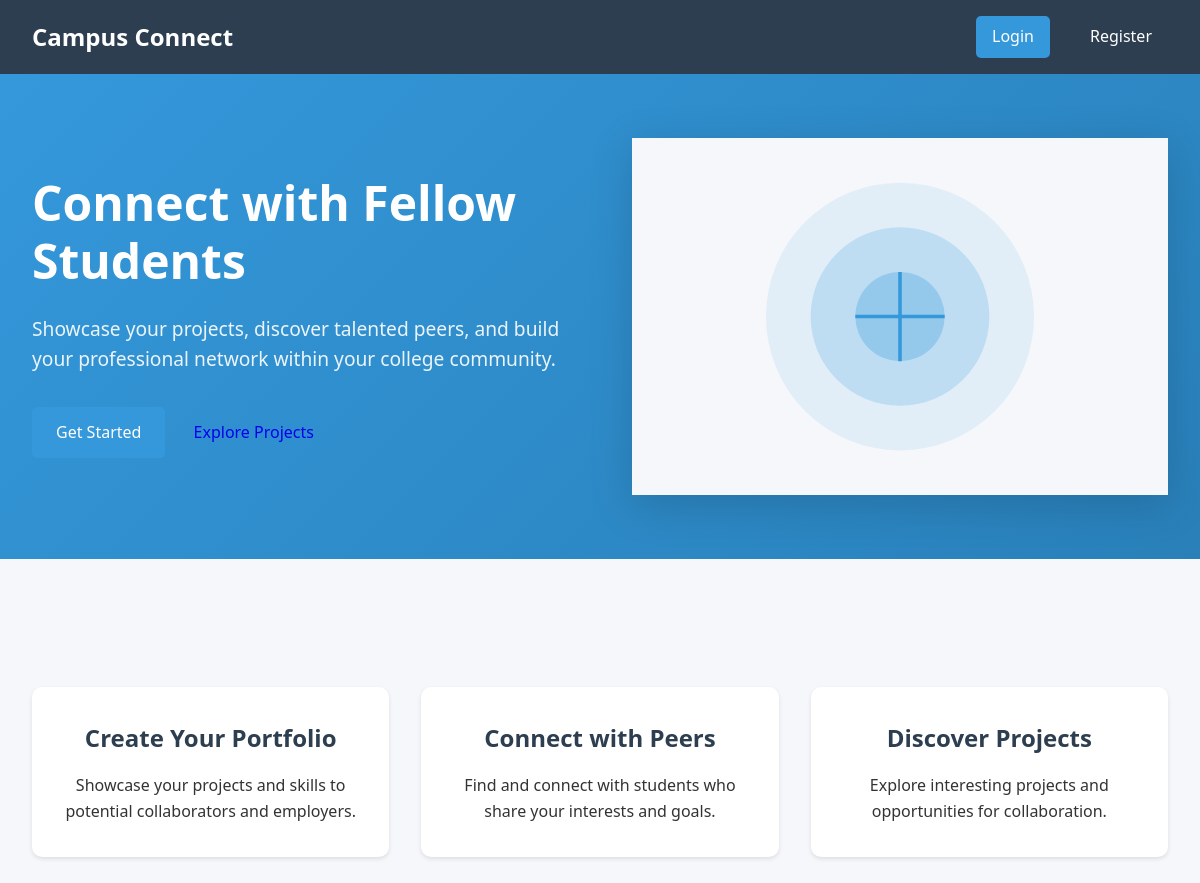
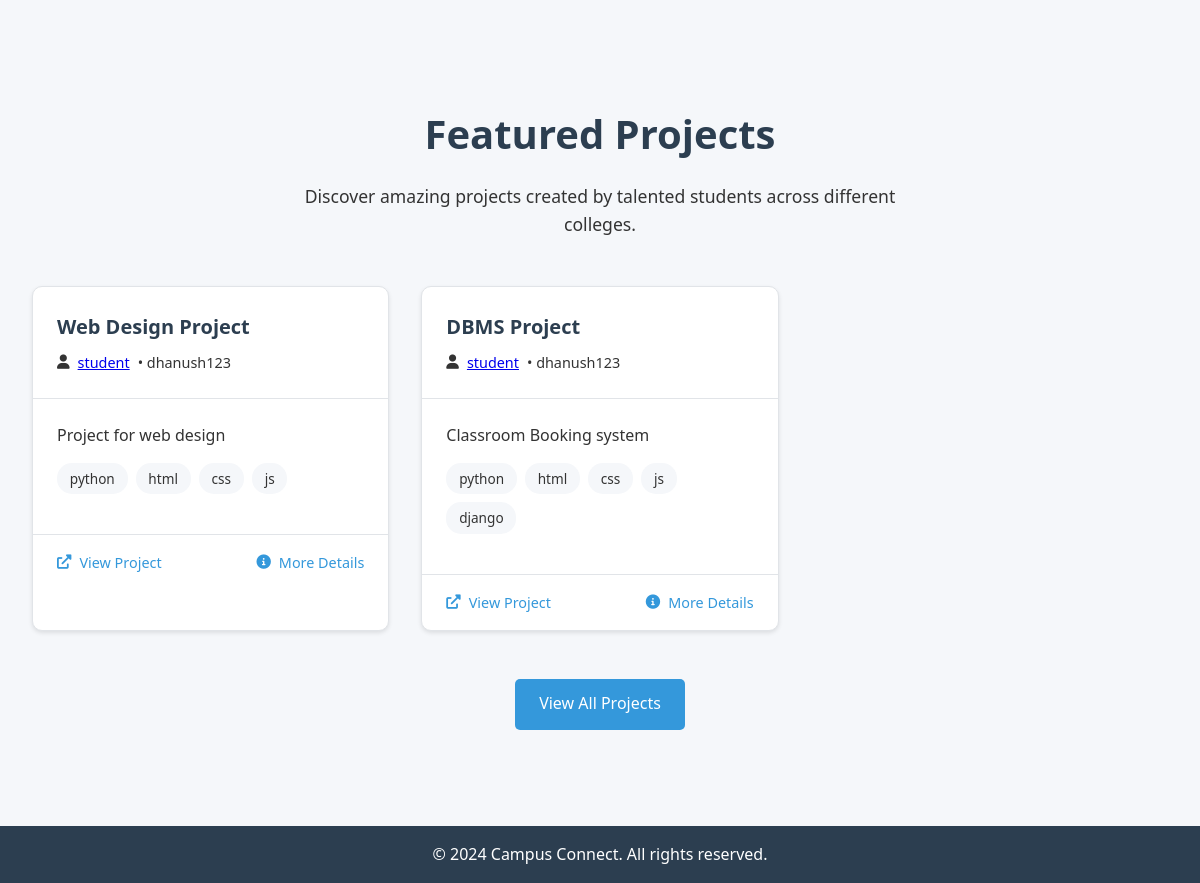
The page / on the database its author committed (2 pictures, top to bottom).
### app.py (models this page shows)
class Project(db.Model):
    id = db.Column(db.Integer, primary_key=True)
    title = db.Column(db.String(100), nullable=False)
    description = db.Column(db.Text, nullable=False)
    project_url = db.Column(db.String(200))
    technologies = db.Column(db.String(200))
    completion_date = db.Column(db.String(50))
    user_id = db.Column(db.Integer, db.ForeignKey('user.id'), nullable=False)

class User(UserMixin, db.Model):
    id = db.Column(db.Integer, primary_key=True)
    username = db.Column(db.String(80), unique=True, nullable=False)
    email = db.Column(db.String(120), unique=True, nullable=False)
    password_hash = db.Column(db.String(120), nullable=False)
    college_name = db.Column(db.String(200))
    department = db.Column(db.String(100))
    graduation_year = db.Column(db.Integer)
    bio = db.Column(db.Text)
    linkedin_url = db.Column(db.String(200))
    github_url = db.Column(db.String(200))
    projects = db.relationship('Project', backref='author', lazy=True)

### app.py (the view)
@app.route('/')
def index():
    if current_user.is_authenticated:
        return redirect(url_for('dashboard'))
    projects = Project.query.order_by(Project.id.desc()).limit(6).all()
    return render_template('landing.html', projects=projects)

### templates/landing.html (shortened to what this page needs)
{% extends "base.html" %}
{% block content %}
<div class="hero-section">
    <div class="hero-container">
        <div class="hero-content">
            <h1 class="hero-title">Connect with Fellow Students</h1>
            <p class="hero-text">
                Showcase your projects, discover talented peers, and build your professional network within your college community.
            </p>
            <div class="hero-buttons">
                <a href="{{ url_for('register') }}" class="btn btn-primary">Get Started</a>
                <a href="{{ url_for('explore') }}" class="btn btn-outline">Explore Projects</a>
            </div>
        </div>
        <div class="hero-image">
            <img src="{{ url_for('static', filename='images/landing-illustration.svg') }}" alt="Campus Connect Illustration">
        </div>
    </div>
</div>
<div class="features-section">
    <div class="features-container">
        <div class="feature-card" data-aos="fade-up" data-aos-delay="0">
            <h3>Create Your Portfolio</h3>
            <p>Showcase your projects and skills to potential collaborators and employers.</p>
        </div>
        <div class="feature-card" data-aos="fade-up" data-aos-delay="100">
            <h3>Connect with Peers</h3>
            <p>Find and connect with students who share your interests and goals.</p>
        </div>
        <div class="feature-card" data-aos="fade-up" data-aos-delay="200">
            <h3>Discover Projects</h3>
            <p>Explore interesting projects and opportunities for collaboration.</p>
        </div>
    </div>
</div>
<div class="projects-showcase">
    <div class="projects-showcase-header">
        <h2 class="projects-showcase-title">Featured Projects</h2>
        <p class="projects-showcase-description">
            Discover amazing projects created by talented students across different colleges.
        </p>
    </div>
    <div class="projects-grid">
        {% for project in projects %}
        <div class="project-card" data-aos="fade-up" data-aos-delay="{{ loop.index * 100 }}">
            <div class="project-header">
                <h3 class="project-title">{{ project.title }}</h3>
                <div class="project-author">
                    <i class="fas fa-user"></i>
                    <a href="{{ url_for('user_profile', username=project.author.username) }}">{{ project.author.username }}</a>
                    {% if project.author.college_name %}
                    <span>• {{ project.author.college_name }}</span>
                    {% endif %}
                </div>
            </div>
            <div class="project-content">
                <p class="project-description">
                    {{ project.description[:150] }}{% if project.description|length > 150 %}...{% endif %}
                </p>
                {% if project.technologies %}
                <div class="project-tags">
                    {% for tech in project.technologies.split(',') %}
                    <span class="project-tag">{{ tech.strip() }}</span>
                    {% endfor %}
                </div>
                {% endif %}
            </div>
            <div class="project-footer">
                {% if project.project_url %}
                <a href="{{ project.project_url }}" class="project-link" target="_blank">
                    <i class="fas fa-external-link-alt"></i> View Project
                </a>
                {% endif %}
                <a href="{{ url_for('user_profile', username=project.author.username) }}" class="project-link">
                    <i class="fas fa-info-circle"></i> More Details
                </a>
            </div>
        </div>
        {% else %}
        <div class="no-projects">
            <p>No projects available yet. Be the first to share your work!</p>
            <a href="{{ url_for('register') }}" class="btn btn-primary">Join Now</a>
        </div>
        {% endfor %}
    </div>
    <div class="view-all-projects">
        <a href="{{ url_for('explore') }}" class="btn btn-primary">View All Projects</a>
    </div>
</div>
{% endblock %}

### templates/base.html (style rules this page uses)
:root { --primary-color: #3498db; --primary-dark: #2980b9; --secondary-color: #2c3e50; --background-color: #f5f7fa; --text-color: #333; --border-color: #e1e4e8; --error-color: #dc3545; --error-bg: #f8d7da; --error-border: #f5c6cb; --border-radius: 10px; --border-radius-sm: 5px; --shadow-sm: 0 2px 4px rgba(0, 0, 0, 0.1); --shadow-md: 0 4px 6px rgba(0, 0, 0, 0.1); --focus-shadow: 0 0 0 3px rgba(52, 152, 219, 0.1); --transition: all 0.3s ease; }
* { margin: 0; padding: 0; box-sizing: border-box; }
body { font-family: 'Segoe UI', Tahoma, Geneva, Verdana, sans-serif; line-height: 1.6; color: var(--text-color); background-color: var(--background-color); min-height: 100vh; display: flex; flex-direction: column; }
.btn { display: inline-block; padding: 0.8rem 1.5rem; border-radius: var(--border-radius-sm); text-decoration: none; font-weight: 500; cursor: pointer; transition: var(--transition); }
.btn-primary { background-color: var(--primary-color); color: white; border: none; }

### templates/landing.html (style rules this page uses)
.hero-section { background: linear-gradient(135deg, var(--primary-color), var(--primary-dark)); color: white; padding: 4rem 0; margin: -2rem -2rem 4rem -2rem; }
.hero-container { max-width: 1200px; margin: 0 auto; padding: 0 2rem; display: grid; grid-template-columns: 1fr 1fr; gap: 4rem; align-items: center; }
.hero-content { animation: fadeInUp 1s ease; }
.hero-title { font-size: 3rem; font-weight: 700; margin-bottom: 1.5rem; line-height: 1.2; }
.hero-text { font-size: 1.2rem; margin-bottom: 2rem; opacity: 0.9; line-height: 1.6; }
.hero-image { display: flex; justify-content: center; align-items: center; animation: fadeInRight 1s ease; }
.hero-image img { max-width: 100%; height: auto; filter: drop-shadow(0 10px 20px rgba(0, 0, 0, 0.15)); }
.features-section { padding: 4rem 0; }
.features-container { display: grid; grid-template-columns: repeat(3, 1fr); gap: 2rem; max-width: 1200px; margin: 0 auto; }
.feature-card { background: white; padding: 2rem; border-radius: var(--border-radius); box-shadow: var(--shadow-sm); text-align: center; transition: var(--transition); }
.feature-card h3 { color: var(--secondary-color); font-size: 1.5rem; margin-bottom: 1rem; }
.feature-card p { color: var(--text-color); line-height: 1.6; }
.projects-showcase { padding: 4rem 0; background-color: var(--background-color); margin: 0 -2rem; }
.projects-showcase-header { text-align: center; margin-bottom: 3rem; }
.projects-showcase-title { font-size: 2.5rem; color: var(--secondary-color); margin-bottom: 1rem; }
.projects-showcase-description { color: var(--text-color); font-size: 1.1rem; max-width: 600px; margin: 0 auto; }
.projects-grid { display: grid; grid-template-columns: repeat(auto-fill, minmax(300px, 1fr)); gap: 2rem; max-width: 1200px; margin: 0 auto; padding: 0 2rem; }
.project-card { background: white; border-radius: var(--border-radius); box-shadow: var(--shadow-sm); overflow: hidden; transition: var(--transition); border: 1px solid var(--border-color); }
.project-header { padding: 1.5rem; border-bottom: 1px solid var(--border-color); }
.project-title { font-size: 1.25rem; color: var(--secondary-color); margin-bottom: 0.5rem; }
.project-author { font-size: 0.9rem; color: var(--text-color); display: flex; align-items: center; gap: 0.5rem; }
.project-content { padding: 1.5rem; }
.project-description { color: var(--text-color); margin-bottom: 1rem; line-height: 1.5; }
.project-tags { display: flex; flex-wrap: wrap; gap: 0.5rem; margin-bottom: 1rem; }
.project-tag { background: var(--background-color); color: var(--text-color); padding: 0.3rem 0.8rem; border-radius: 15px; font-size: 0.85rem; }
.project-footer { padding: 1rem 1.5rem; border-top: 1px solid var(--border-color); display: flex; justify-content: space-between; align-items: center; }
.project-link { color: var(--primary-color); text-decoration: none; font-size: 0.9rem; display: flex; align-items: center; gap: 0.5rem; }
.view-all-projects { text-align: center; margin-top: 3rem; }

### rows shown on the page
Project: title "Web Design Project", author.username "student", author.college_name "dhanush123", description "Project for web design", strip "python" "html" "css" "js"
Project: title "DBMS Project", author.username "student", author.college_name "dhanush123", description "Classroom Booking system", strip "python" "html" "css" "js" "django"
